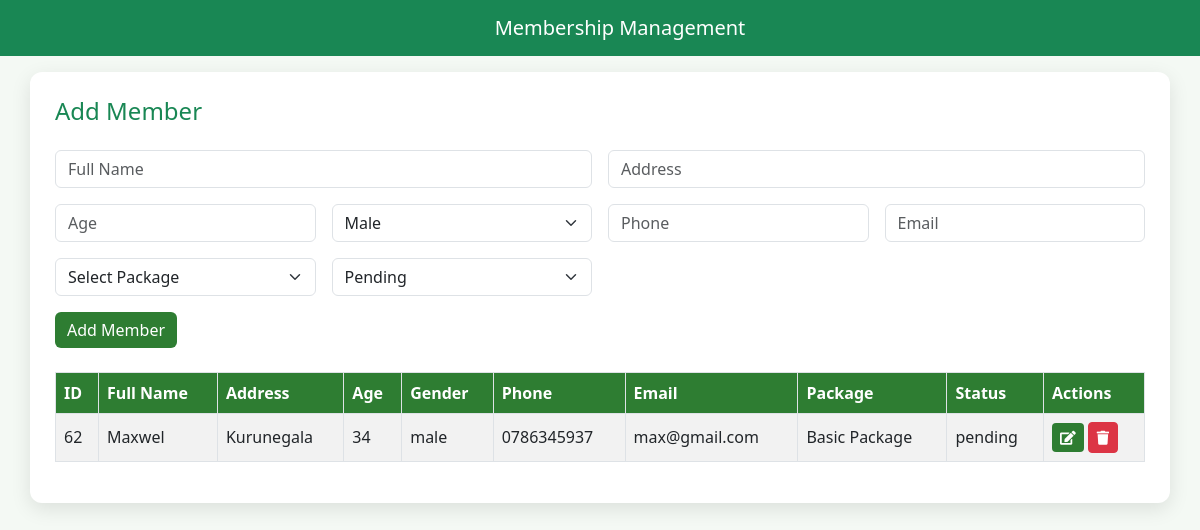
Screenshot of /fitzone/membership_management.php with the database file from the repository.
### tables this page shows
CREATE TABLE `membership_registrations` (
  `id` int(11) NOT NULL,
  `status` enum('active','accept','cancel','pending') DEFAULT 'pending',
  `full_name` varchar(255) DEFAULT NULL,
  `gender` enum('male','female','other') NOT NULL,
  `age` int(11) NOT NULL,
  `email` varchar(255) NOT NULL,
  `phone` varchar(255) DEFAULT NULL,
  `address` text NOT NULL,
  `package` varchar(255) DEFAULT NULL,
  `password` varchar(255) DEFAULT NULL
);

### fitzone/membership_management.php (the view, shortened to what this page needs)
<?php
$servername = "localhost";
$username = "root";
$password = "";
$dbname = "fitzone";
$conn = new mysqli($servername, $username, $password, $dbname);
$edit_data = null;
$sql = "SELECT * FROM membership_registrations";
$result = $conn->query($sql);
?>
<!DOCTYPE html>
<html lang="en">
<head>
<link href="https://cdnjs.cloudflare.com/ajax/libs/font-awesome/5.15.4/css/all.min.css" rel="stylesheet">
<link href="https://cdnjs.cloudflare.com/ajax/libs/bootstrap/5.3.0/css/bootstrap.min.css" rel="stylesheet">
</head>
<body>
<nav class="navbar navbar-expand-lg navbar-dark bg-success">
  <div class="container-fluid d-flex align-items-center">
    <a class="navbar-brand m-auto" href="#">Membership Management</a>
  </div>
</nav>
<div class="container mt-3">
    <form method="POST" class="row g-3 mb-4">
        <h4 class="text-success"><?= $edit_data ? 'Edit Member' : 'Add Member' ?></h4>
        <div class="col-md-6">
            <input type="text" name="full_name" class="form-control" placeholder="Full Name" value="<?= htmlspecialchars($edit_data['full_name'] ?? '') ?>" required>
        </div>
        <div class="col-md-6">
            <input type="text" name="address" class="form-control" placeholder="Address" value="<?= htmlspecialchars($edit_data['address'] ?? '') ?>" required>
        </div>
        <div class="col-md-3">
            <input type="number" name="age" class="form-control" placeholder="Age" value="<?= htmlspecialchars($edit_data['age'] ?? '') ?>" required>
        </div>
        <div class="col-md-3">
            <select name="gender" class="form-select" required>
                <option value="male" <?= (isset($edit_data['gender']) && $edit_data['gender'] === 'male') ? 'selected' : '' ?>>Male</option>
            </select>
        </div>
        <div class="col-md-3">
            <input type="text" name="phone" class="form-control" placeholder="Phone" value="<?= htmlspecialchars($edit_data['phone'] ?? '') ?>" required>
        </div>
        <div class="col-md-3">
            <input type="email" name="email" class="form-control" placeholder="Email" value="<?= htmlspecialchars($edit_data['email'] ?? '') ?>" required>
        </div>
        <div class="col-md-3">
            <select name="package" class="form-select" required>
                <option value="">Select Package</option>
            </select>
        </div>
        <div class="col-md-3">
            <select name="status" class="form-select" required>
                <option value="pending" <?= (isset($edit_data['status']) && $edit_data['status'] === 'pending') ? 'selected' : '' ?>>Pending</option>
            </select>
        </div>
        <div class="col-12">
            <button type="submit" name="<?= $edit_data ? 'edit_member' : 'add_member' ?>" class="btn btn-success">
                <?= $edit_data ? 'Update Member' : 'Add Member' ?>
            </button>
        </div>
    </form>
    <div class="table-responsive">
        <table class="table table-bordered table-striped align-middle">
            <thead>
                <tr>
                    <th>ID</th>
                    <th>Full Name</th>
                    <th>Address</th>
                    <th>Age</th>
                    <th>Gender</th>
                    <th>Phone</th>
                    <th>Email</th>
                    <th>Package</th>
                    <th>Status</th>
                    <th>Actions</th>
                </tr>
            </thead>
            <tbody>
                <?php if ($result->num_rows > 0): ?>
                    <?php while ($row = $result->fetch_assoc()): ?>
                        <tr>
                            <td><?= htmlspecialchars($row['id']) ?></td>
                            <td><?= htmlspecialchars($row['full_name']) ?></td>
                            <td><?= htmlspecialchars($row['address']) ?></td>
                            <td><?= htmlspecialchars($row['age']) ?></td>
                            <td><?= htmlspecialchars($row['gender']) ?></td>
                            <td><?= htmlspecialchars($row['phone']) ?></td>
                            <td><?= htmlspecialchars($row['email']) ?></td>
                            <td><?= htmlspecialchars($row['package']) ?></td>
                            <td><?= htmlspecialchars($row['status']) ?></td>
                            <td>
                                <form method="POST" style="display:inline;">
                                    <button class="btn btn-sm btn-success" type="submit" name="load_edit"><i class="fas fa-edit"></i></button>
                                </form>
                                <form method="POST" style="display:inline;">
                                    <button class="btn btn-sm btn-danger" type="submit"><i class="fas fa-trash"></i></button>
                                </form>
                            </td>
                        </tr>
                    <?php endwhile; ?>
                <?php else: ?>
                    <tr><td colspan="10" class="text-center">No memberships found.</td></tr>
                <?php endif; ?>
            </tbody>
        </table>
    </div>
</div>
</body>
</html>

### fitzone/membership_management.php (style rules this page uses)
body { background-color: #f4f9f4; font-family: 'Segoe UI', Tahoma, Geneva, Verdana, sans-serif; }
.container { margin-top: 20px; background: #ffffff; padding: 25px; border-radius: 12px; box-shadow: 0px 6px 20px rgba(0,0,0,0.1); }
.table th { background-color: #2e7d32 !important; color: white; }
.btn-success { background-color: #2e7d32; border: none; }
.navbar-brand { flex: 1; text-align: center; }

### rows the page displays
membership_registrations: id "62", full_name "Maxwel", address "Kurunegala", age "34", gender "male", phone "0786345937", email "max@gmail.com", package "Basic Package", status "pending"
